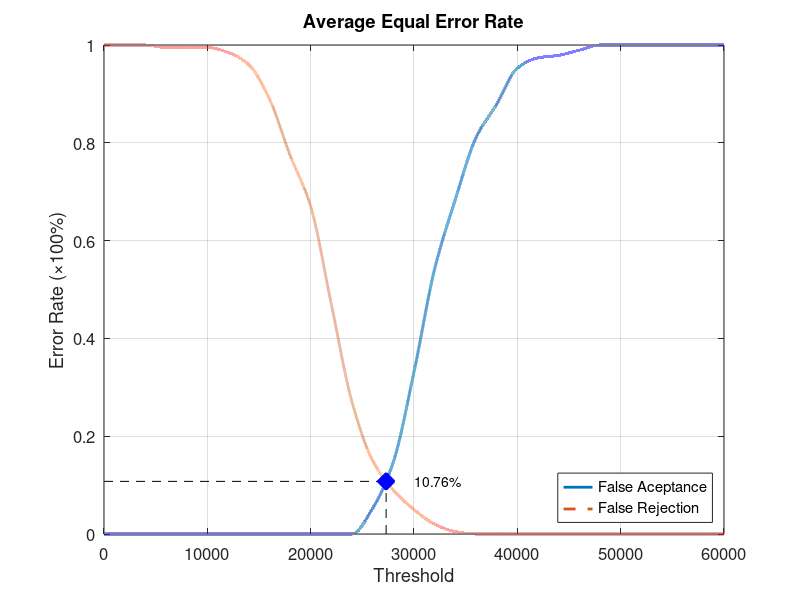
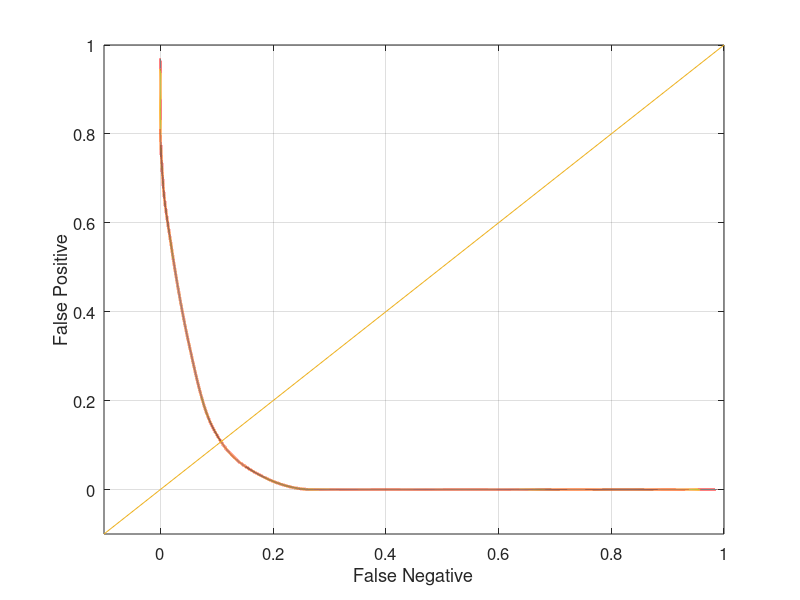

Source code (MATLAB) for these figures, in order:
function yEER = Database4_3
close all;
clear;
clc;
x = 0:2000:60000;
xq = 0:0.5:60000;

y0 = [0 0 0 0 0 0 0 0 0 0 0 0 0 0.0526316 0.147368 0.331579 0.542105 0.684211 0.810526 0.878947 0.952632 0.973684 0.978947 0.989474 1 1 1 1 1 1 1];
yy0 = interp1(x, y0, xq, 'pchip');
y1 = [1 1 1 0.995 0.995 0.995 0.985 0.96 0.89 0.775 0.67 0.47 0.27 0.15 0.09 0.05 0.02 0.005 0 0 0 0 0 0 0 0 0 0 0 0 0];
yy1 = interp1(x, y1, xq, 'pchip');

% Calculating EER: 
y2 = abs(y0 - y1);
find(y2 == min(y2))
yy2 = abs(yy0 - yy1);
xEER = find(yy2 == min(yy2));
xEERIndex = xq(xEER) % X-axis EER
yEER = yy0(xEER) % Y-axis EER

main = figure
plot(xq, yy0,'-','LineWidth', 2);	hold on
plot(xq, yy1,'--','LineWidth', 2);	hold on
plot([xEERIndex xEERIndex], [0 yEER], 'k--');	hold on
plot([0 xEERIndex], [yEER yEER], 'k--');	hold on
plot(xEERIndex, yEER, 'bx', 'LineWidth', 10);	hold on
text(xEERIndex + 10 * xEERIndex / 100, yEER, [num2str(round((10000 * yEER)) / 100) '%'])
legend('False Aceptance', 'False Rejection', 'Location', 'SouthEast')
xlabel('Threshold')
ylabel('Error Rate (\times100%)')
title('Average Equal Error Rate')
set(gca, 'FontSize', 12)
axis([0 60000 0 1])
grid on

print(main, 'Database4_3Main', '-dpng');
FNRxFPR = figure('Color', [1 1 1]);
plot(yy1, yy0, '-', yy1, yy0, 'LineWidth', 2);
hold on
y = -0.1:0.1:1
plot(y, y); 
set(gca, 'FontSize', 12)
xlabel('False Negative')
ylabel('False Positive')
axis([-0.1 1 -0.1 1])
set(gca, 'FontSize', 12)
grid on

print(FNRxFPR, 'Database4_3FNRxFPR','-dpng');
end
